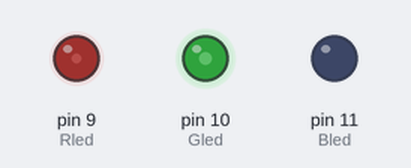
The sketch below on a simulated Arduino Uno, built with avr-gcc and run on an emulated ATmega328P. Shown: output pins drawn as LEDs (lit = HIGH). Random numbers use the default seed unless the sketch sets one.

Above: at 0.71 s.
At 2.05 s:
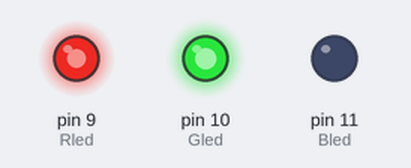
At 17.16 s:
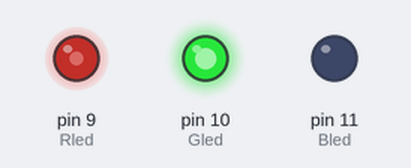
At 38.36 s:
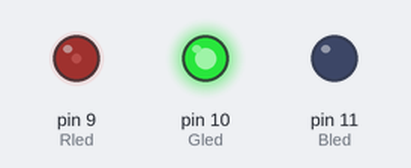
Timing chart, 0 to 40.0 s (numbered marks = the images above):
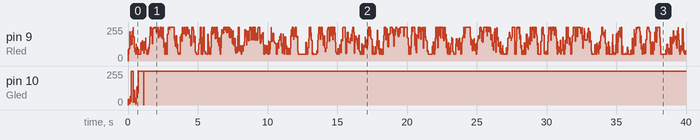

The sketch:

candle.ino
```cpp
int Rled = 9;
int Gled = 10;
int Bled = 11;
int temp = 0;
int change = 0;
int green = 0;
void setup() {
  pinMode(Rled, OUTPUT);
  pinMode(Gled, OUTPUT);
  pinMode(Bled, OUTPUT);
  randomSeed(analogRead(0));
}

void fade(int r1,int g1,int b1,int r2,int g2,int b2,int steps, int delay_amount){
  for(int i=0; i<steps; i++){
    analogWrite(Rled,r1+((r2-r1)/steps)*i);
    analogWrite(Gled,g1+((g2-g1)/steps)*i);
    analogWrite(Bled,b1+((b2-b1)/steps)*i);
    delay(delay_amount);
  }
}

void fadehsv(){}
void set(int r, int g, int b){
  analogWrite(Rled,r);
  analogWrite(Gled,g);
  analogWrite(Bled,b);
}
void loop() {
  //fade(0,0,0,255,255,255,255,30);
  //fade(255,51,0,255,101,0,255,3);
 //fade(0,255,0,0,0,255,255,3);
 // fade(0,0,255,255,0,0,255,3);
  //fade(0,255,0,255,0,255,255,10);
  //fade(255,0,255,0,255,0,255,10);
//set(0,0,10);
//delay(1000);

//set(10,10,10);

//delay(1000);
//set(10,0,0);

//delay(1000);


//fade(0,0,0,255,255,255,255,30);
//fade(255,255,255,0,0,0,255,30);


  change = random(-100,100);
  temp+=change;
  if(temp>255) temp=255;
  if(temp<10) temp=10;

  change = random(-100,100);
  green+=change;
  if(green>100) temp=100;
  if(temp<50) temp=50;

  //set(temp,temp/3,0);
  set(temp,green,0);
  delay(random(0,60));

}
```
